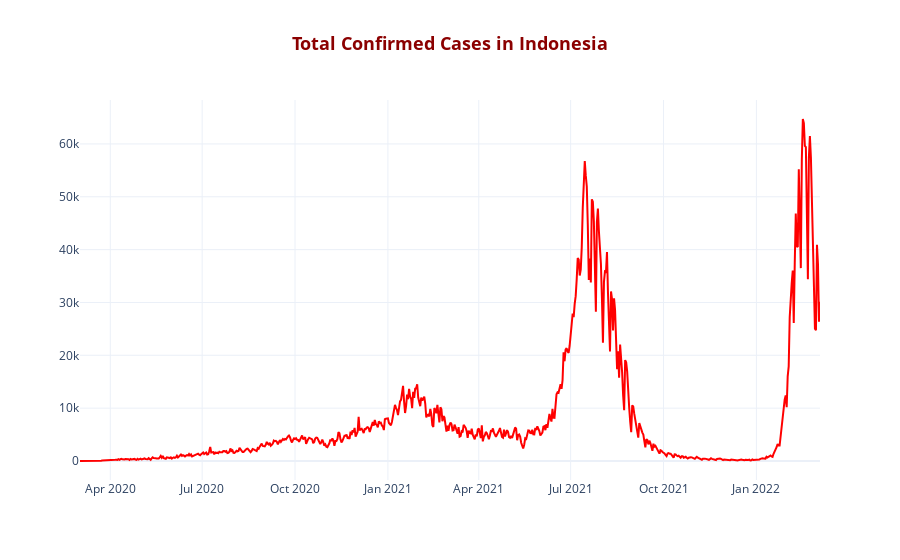

The notebook cell saved with this chart:
### Code cell
fig = go.Figure()

fig.add_trace(go.Scatter(x = new_Data['date'],
                        y = new_Data['kasus_positif'],
                        mode = 'lines',
                        name = 'Indonesia',
                        marker_color = 'red'))

fig.update_layout(title = '<b> Total Confirmed Cases in Indonesia <b>',
                  title_x = 0.5,
                  title_font = dict(size = 18, color = 'Darkred'),
                  template = 'plotly_white')

fig.show()

### Figure 1 — Plotly figure (JSON) as saved in the notebook; plotly's stock layout.template omitted (floating-point values rounded to 4 significant figures; data arrays with more than 128 entries replaced by an {"elided": "..."} marker saying what was removed)
{"data": [{"marker": {"color": "red"}, "mode": "lines", "name": "Indonesia", "type": "scatter", "x": {"elided": "734 str values"}, "y": {"elided": "734 int values"}}], "layout": {"title": {"font": {"color": "Darkred", "size": 18}, "text": "<b> Total Confirmed Cases in Indonesia <b>", "x": 0.5}}}
